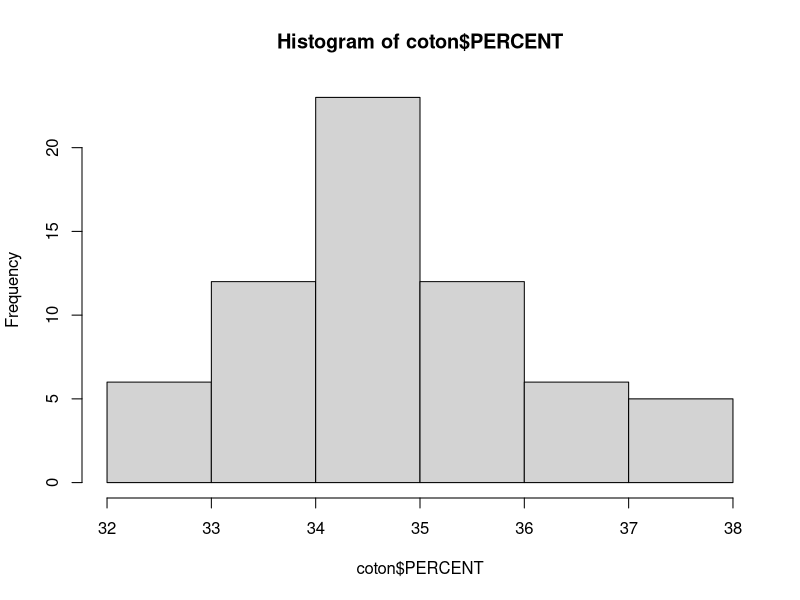
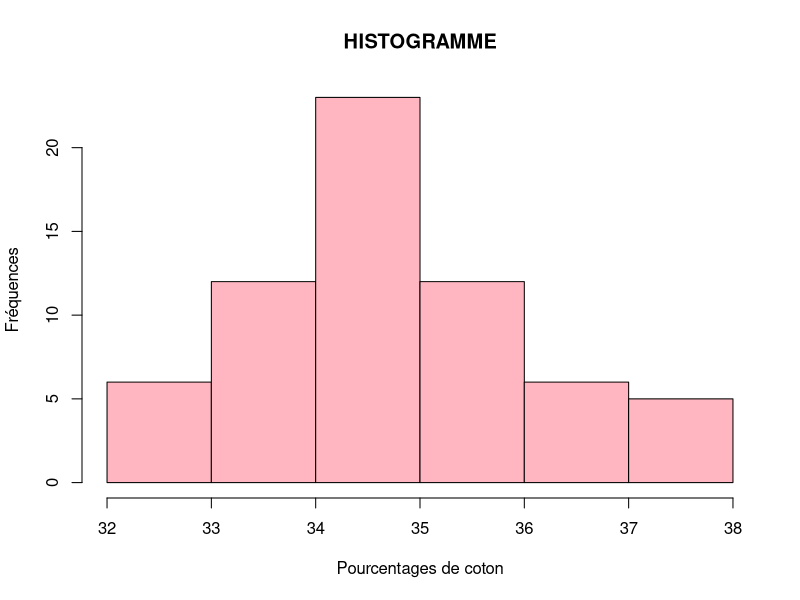
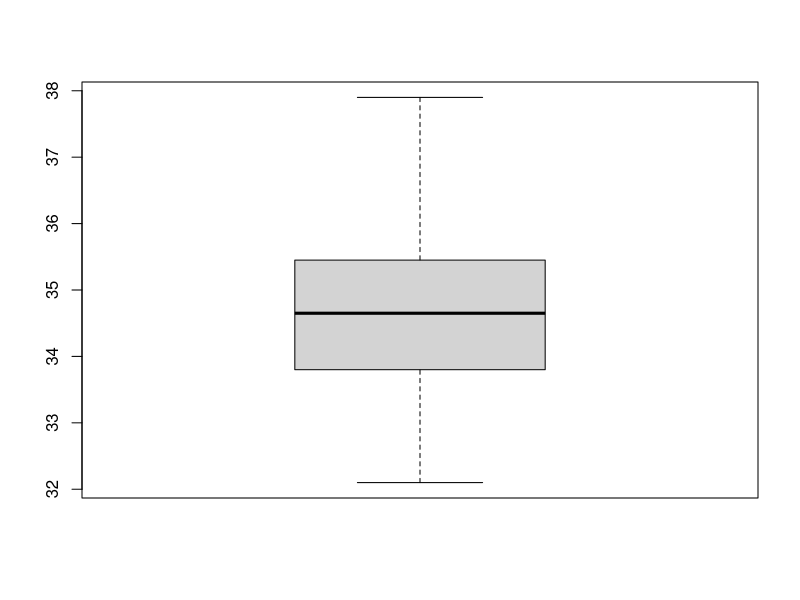
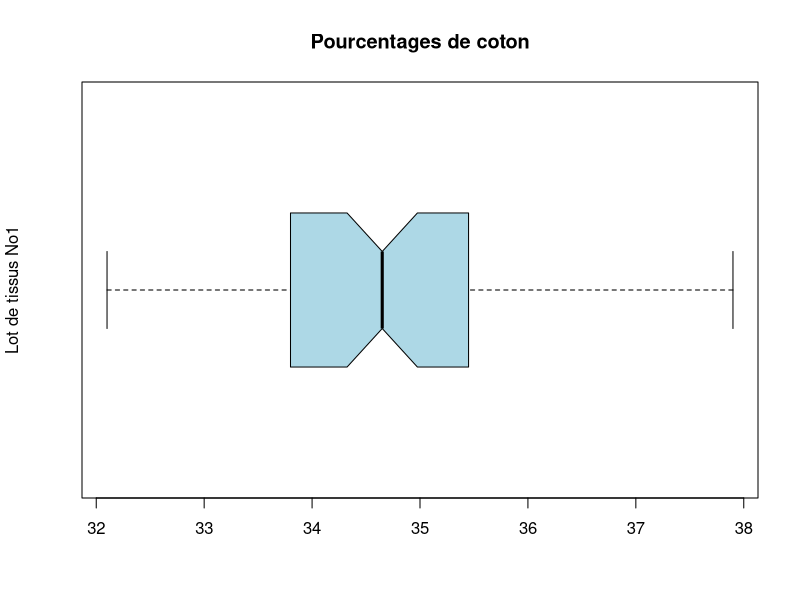
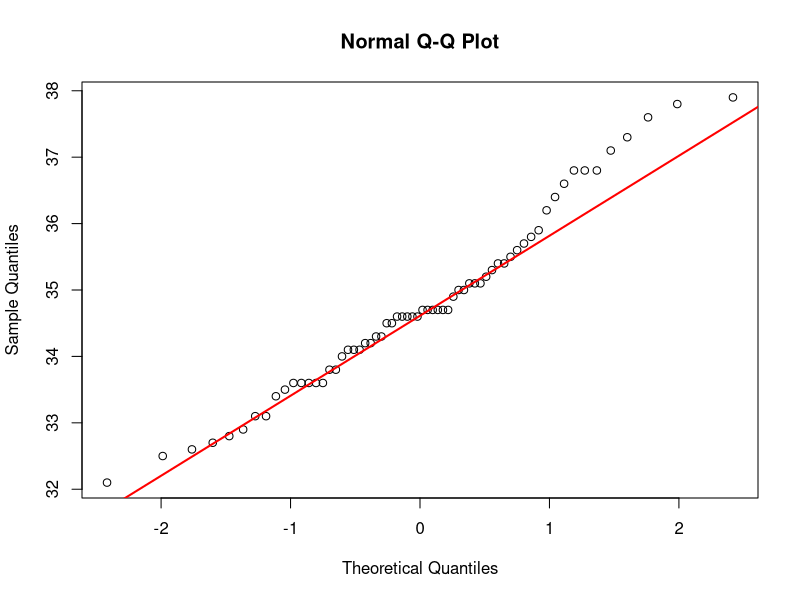

R code for these plots, in order:
# CHARGER CSV

coton <- read.csv("Coton.csv", header=TRUE, sep=";", dec=",", col.names=c("PERCENT"))

# HISTOGRAMME

hist(coton$PERCENT)
hist(
  coton$PERCENT,
  col="lightpink",
  border="black",
  main="HISTOGRAMME",
  xlab="Pourcentages de coton",
  ylab="Fréquences"
)

# TABLEAU D'EFFECTIFS

TABLE = table(coton$PERCENT)

# BOÎTE À MOUSTACHES (box plot)

boxplot(coton$PERCENT)

boxplot(
  coton$PERCENT,
  col = c("lightblue"),
  horizontal = TRUE,
  notch = TRUE,
  main = "Pourcentages de coton",
  ylab = "Lot de tissus No1",
  las = 0
)

# GRAPHE PROBA NORMALE ET QUANTILE-QUANTILE

qqnorm(coton$PERCENT)
qqline(coton$PERCENT, col = "red", lwd = 2)

# AVG, VAR, STD DEV, VAR COEF, MED, Q1, Q3, EIQ

measures = data.frame(percent = c("PERCENT"),
                      moyenne = NA, var = NA, s = NA, Q1 = NA, médiane = NA,
                      Q3 = NA, CV = NA, EIQ = NA)

# AVG
measures$moyenne = mean(coton$PERCENT)

# STD DEV
measures$s = sd(coton$PERCENT)

# VARIANCE
measures$var = measures$s ^ 2

# VAR COEF
measures$CV = measures$s / measures$moyenne

# MED
measures$médiane = median(coton$PERCENT)

# Q1, Q3
QUANTILES = quantile(coton$PERCENT, probs = c(0.25, 0.75))
measures[c("Q1", "Q3")] = QUANTILES

# INTERQUARTILE INTERVAL

measures$EIQ = measures$Q3 - measures$Q1

# DISPLAY DATA

measures